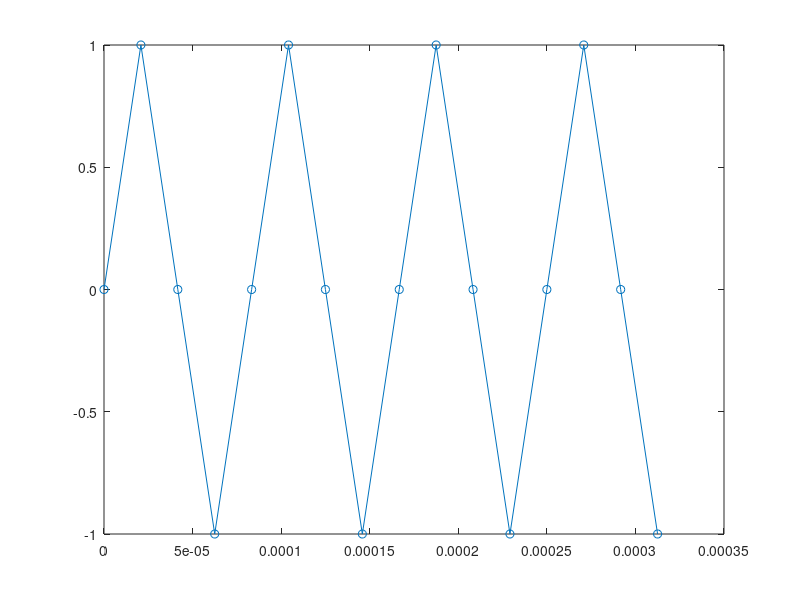
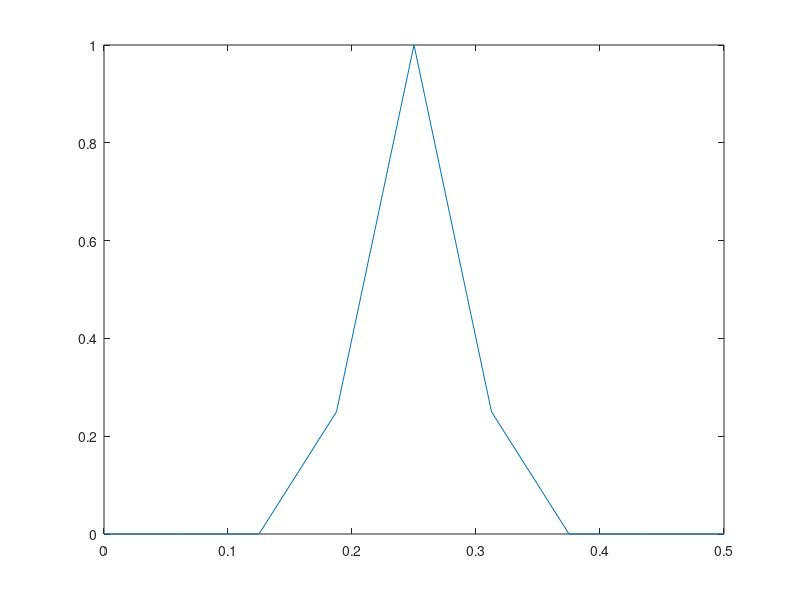

MATLAB code for these plots, in order:
%

p2db = @(x) 10*log10(x);  % power to dB
a2db = @(x) 20*log10(x);  % amplitude to dB

# signal
sr = 48000;
dt = 1/sr;
len = 16;
t = linspace(0, (len-1)*dt, len);
x = sin(2*pi*t/(4*dt));
figure(1); plot(t, x, '-o')

# RMS
rms = sqrt(sumsq(x)/length(x));
fprintf('RMS     = %.6e (%.6e dB)\n', rms, a2db(rms));

# FFT
%wnd = ones(1, len);
f_wnd = @(x) 0.5+0.5*cos(2*pi*x);  % hanning
wnd = f_wnd(((1:len)-0.5)/len - 0.5);

wnd = wnd * (length(wnd) / sum(wnd));
wnd_factor = 4 / sum(wnd) ^ 2;
f = fft(x .* wnd)(1:floor((len+2)/2));

# spectrum
s = (f .* conj(f)) * wnd_factor;
if mod(len, 2) == 0
    s = [s(1)/2, s(2:end-1), s(end)/2];
else
    s = [s(1)/2, s(2:end)];
end
figure(2); plot((0:length(s)-1)/len, s)

# RMS from FFT
rms_fft = sqrt(2 * sum(s) / wnd_factor / len / len * len / sum(wnd.^2));
fprintf('RMS_FFT = %.6e (%.6e dB)\n', rms_fft, a2db(rms_fft));

fprintf('zero = %e\n', rms - rms_fft);

%{
% Java

wnd = wnd.len / sum(wnd)

data = fft(wnd .* x)

scaler = 2.0*2.0 / (data.length * data.length)
(data[i]*data[i] + data[i+1]*data[i+1]) * scaler

=> spectrum

RMS_FFT
 = sqrt(sum(spectrum) * wnd.len / sum(wnd .^ 2))
%}

# vim: set expandtab shiftwidth=4 softtabstop=4:
